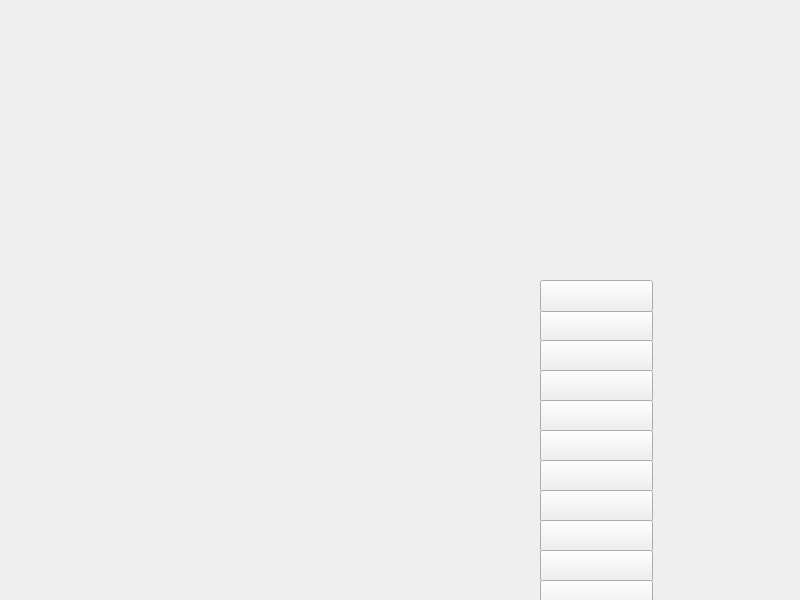
<?xml version="1.0" encoding="UTF-8"?>
<ui version="4.0">
 <class>Widget</class>
 <widget class="QWidget" name="Widget">
  <property name="geometry">
   <rect>
    <x>0</x>
    <y>0</y>
    <width>800</width>
    <height>600</height>
   </rect>
  </property>
  <property name="windowTitle">
   <string>Widget</string>
  </property>
  <widget class="QLabel" name="lbl">
   <property name="geometry">
    <rect>
     <x>0</x>
     <y>40</y>
     <width>61</width>
     <height>16</height>
    </rect>
   </property>
   <property name="text">
    <string/>
   </property>
  </widget>
  <widget class="QLabel" name="datepad">
   <property name="geometry">
    <rect>
     <x>550</x>
     <y>120</y>
     <width>101</width>
     <height>31</height>
    </rect>
   </property>
   <property name="text">
    <string/>
   </property>
  </widget>
  <widget class="QLabel" name="datedisplay">
   <property name="geometry">
    <rect>
     <x>720</x>
     <y>6</y>
     <width>60</width>
     <height>20</height>
    </rect>
   </property>
   <property name="text">
    <string/>
   </property>
   <property name="textFormat">
    <enum>Qt::RichText</enum>
   </property>
   <property name="alignment">
    <set>Qt::AlignCenter</set>
   </property>
   <property name="textInteractionFlags">
    <set>Qt::LinksAccessibleByMouse</set>
   </property>
  </widget>
  <widget class="QPushButton" name="australia">
   <property name="geometry">
    <rect>
     <x>540</x>
     <y>310</y>
     <width>113</width>
     <height>32</height>
    </rect>
   </property>
   <property name="text">
    <string/>
   </property>
  </widget>
  <widget class="QPushButton" name="mid_africa">
   <property name="geometry">
    <rect>
     <x>540</x>
     <y>340</y>
     <width>113</width>
     <height>32</height>
    </rect>
   </property>
   <property name="text">
    <string/>
   </property>
  </widget>
  <widget class="QPushButton" name="north_africa">
   <property name="geometry">
    <rect>
     <x>540</x>
     <y>370</y>
     <width>113</width>
     <height>32</height>
    </rect>
   </property>
   <property name="text">
    <string/>
   </property>
  </widget>
  <widget class="QPushButton" name="south_africa">
   <property name="geometry">
    <rect>
     <x>540</x>
     <y>400</y>
     <width>113</width>
     <height>32</height>
    </rect>
   </property>
   <property name="text">
    <string/>
   </property>
  </widget>
  <widget class="QPushButton" name="mozangbic">
   <property name="geometry">
    <rect>
     <x>540</x>
     <y>430</y>
     <width>113</width>
     <height>32</height>
    </rect>
   </property>
   <property name="text">
    <string/>
   </property>
  </widget>
  <widget class="QPushButton" name="alaska">
   <property name="geometry">
    <rect>
     <x>540</x>
     <y>460</y>
     <width>113</width>
     <height>32</height>
    </rect>
   </property>
   <property name="text">
    <string/>
   </property>
  </widget>
  <widget class="QPushButton" name="america">
   <property name="geometry">
    <rect>
     <x>540</x>
     <y>490</y>
     <width>113</width>
     <height>32</height>
    </rect>
   </property>
   <property name="text">
    <string/>
   </property>
  </widget>
  <widget class="QPushButton" name="canada">
   <property name="geometry">
    <rect>
     <x>540</x>
     <y>520</y>
     <width>113</width>
     <height>32</height>
    </rect>
   </property>
   <property name="text">
    <string/>
   </property>
  </widget>
  <widget class="QPushButton" name="south_america">
   <property name="geometry">
    <rect>
     <x>540</x>
     <y>550</y>
     <width>113</width>
     <height>32</height>
    </rect>
   </property>
   <property name="text">
    <string/>
   </property>
  </widget>
  <widget class="QPushButton" name="mexico">
   <property name="geometry">
    <rect>
     <x>540</x>
     <y>580</y>
     <width>113</width>
     <height>32</height>
    </rect>
   </property>
   <property name="text">
    <string/>
   </property>
  </widget>
  <widget class="QPushButton" name="guba">
   <property name="geometry">
    <rect>
     <x>540</x>
     <y>280</y>
     <width>113</width>
     <height>32</height>
    </rect>
   </property>
   <property name="text">
    <string/>
   </property>
  </widget>
 </widget>
 <resources/>
 <connections/>
</ui>
